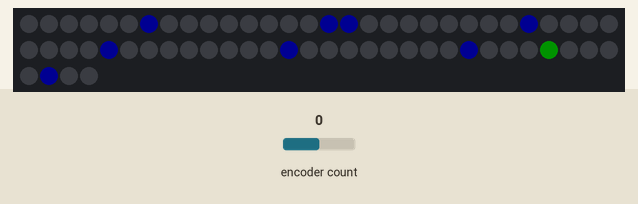
Bench run of a sketch on a simulated Arduino Uno, built with avr-gcc and run on an emulated ATmega328P. On the bench: 64 RGB LEDs in strip order, left to right, continuing on the next row. The inputs (shaded band) are chosen by the test bench; at power-on: encoder count 0. Dim RGB values are drawn brighter than linear.

Above: at 1.28 s.
1.3 s: encoder count set to 1
At 3.68 s:
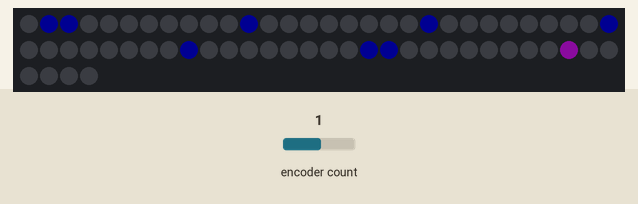
4.3 s: encoder count set to 2
At 5.2 s:
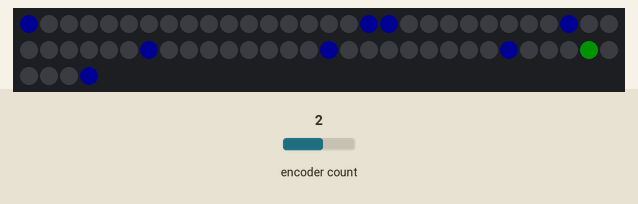
6.3 s: encoder count set to 3
At 7.43 s:
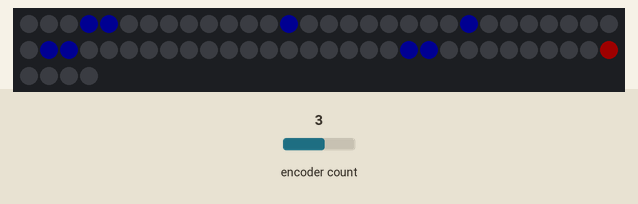
Timing chart, 0 to 9.3 s (numbered marks = the images above; inputs shaded):
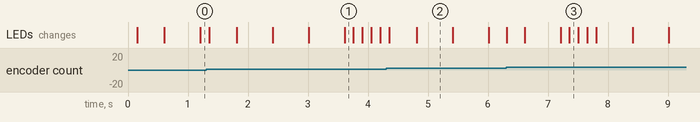

Measured:
- what the display in image 2 shows lasts 0.6 s, from 4.8 s to 5.4 s

The sketch:

TearsOfPain.ino
```cpp
/*
  Tears of Pain Game

  by David Beaudette

  Video game using a rotary encoder as control and an 8x8 RGB led matrix as the display.

  Just escape the falling tears.

*/

#include <Timer.h>

#include <Adafruit_NeoPixel.h>
#include <avr/power.h>

#include <SimpleRotary.h>

//#define DEBUG_OUT;

// NeoPixel library construction
// Parameter 1 = number of pixels in ledmatrix
// Parameter 2 = Arduino pin number (most are valid)
// Parameter 3 = pixel type flags, add together as needed:
//   NEO_KHZ800  800 KHz bitstream (most NeoPixel products w/WS2812 LEDs)
//   NEO_KHZ400  400 KHz (classic 'v1' (not v2) FLORA pixels, WS2811 drivers)
//   NEO_GRB     Pixels are wired for GRB bitstream (most NeoPixel products)
//   NEO_RGB     Pixels are wired for RGB bitstream (v1 FLORA pixels, not v2)
//   NEO_RGBW    Pixels are wired for RGBW bitstream (NeoPixel RGBW products)
Adafruit_NeoPixel ledmatrix = Adafruit_NeoPixel(64, 4, NEO_GRBW + NEO_KHZ800);

const uint32_t cursor_colors[] PROGMEM = {
    0x009900, 0xbb99ff, 0xff0066, 0xff0000 };

// Declare timer object and global counter
Timer t;

// Declare game variables
const uint8_t num_tears = 8;
const unsigned long frame_period_ms = 150;
const uint8_t tears_num_speed = 5;
const uint8_t collision_num_period = 5;

int8_t cursor_pos;
uint8_t tears_pos[num_tears];
uint8_t tears_period_count[num_tears];
uint8_t tears_collision_period_count[num_tears];

byte controller_rotation;

// Speed between 0 and (tears_num_speed - 1)
uint8_t tears_speed[num_tears];

SimpleRotary rotary(5, 6, 7);

void setup() {
  // Setup serial for debugging
  Serial.begin(115200);

  // Setup the led matrix
  ledmatrix.begin();
  ledmatrix.setBrightness(30);
  ledmatrix.show(); // Initialise all pixels to 'off'

  // Setup the game timed thread
  int8_t game_frame_event = t.every(frame_period_ms, GameFrame);

  // Initialise the game variables
  cursor_pos = 0;
  for(uint8_t i = 0; i < num_tears; ++i) {
    tears_pos[i] = i;
    //tears_speed[i] = (i % (tears_num_speed));
     tears_speed[i] = 1;
    tears_period_count[i] = 0;
    tears_collision_period_count[i] = 0;
  }
  controller_rotation = 0;
}

void loop() {
  // Update rotary encoder state
  byte rotation = rotary.rotate();

  // Update timed threads
  t.update();
  if(rotation == 1) {
    // Clockwise
    controller_rotation = 1;
  }
  else if(rotation == 2) {
    // Counter clockwise
    controller_rotation = 2;
  }
}

void GameFrame() {

  // Update cursor position
  if(tears_collision_period_count[cursor_pos] == 0) {
    if(controller_rotation == 1) {
      // Clockwise
      cursor_pos = (++cursor_pos % 8);
    }
    else if(controller_rotation == 2) {
      // Counter clockwise
      cursor_pos = --cursor_pos;
      if(cursor_pos < 0) cursor_pos = 7;
    }
    controller_rotation = 0;
  }

  // Update tears of pain
  for(uint8_t i = 0; i < num_tears; ++i) {

    uint8_t line_num = i % 8;
    // Tear period between tears_num_speed and 1 cycles
    uint8_t tear_period = tears_num_speed - tears_speed[i];

    tears_period_count[i] = ++tears_period_count[i];
    if(tears_period_count[i] == tear_period) {
      tears_pos[i] = (++tears_pos[i] % 8);
      tears_period_count[i] = 0;
    }

    // Detect collision
    if(tears_pos[i] == 7) {
      if((cursor_pos == line_num) && (tears_collision_period_count[i] == 0)) {
#ifdef DEBUG_OUT
Serial.println("Collision!");
#endif
        tears_collision_period_count[i] = collision_num_period;
        tears_pos[i] = 0;
      }
    }
    if(tears_collision_period_count[i] > 0) {
      --tears_collision_period_count[i];
    }
  }
  // Draw frame
  ledmatrix.clear();
  ledmatrix.setPixelColor(cursor_pos + 7 * 8,
                          pgm_read_dword(&(
                            cursor_colors[tears_collision_period_count[cursor_pos]])));
  for(uint8_t i = 0; i < num_tears; ++i) {
    ledmatrix.setPixelColor((i % 8) + tears_pos[i] * 8, 0x000099);
  }
  ledmatrix.show();

}

// Fill the dots one after the other with a color
void colorWipe(uint32_t c) {
  for(uint16_t i = 0; i < ledmatrix.numPixels(); ++i) {
    ledmatrix.setPixelColor(i, c);
    ledmatrix.show();
    delay(25);

  }
  // Erase
  ledmatrix.clear();
  ledmatrix.show();

}
```
